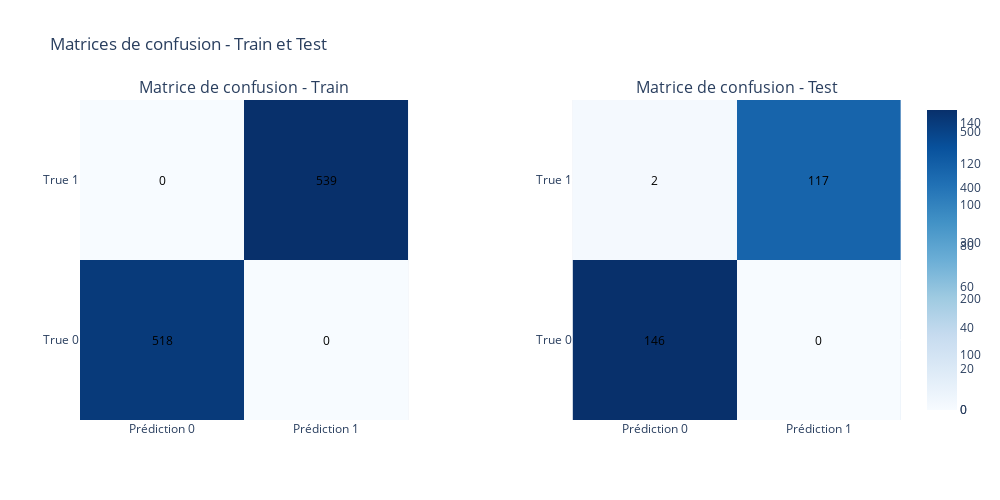
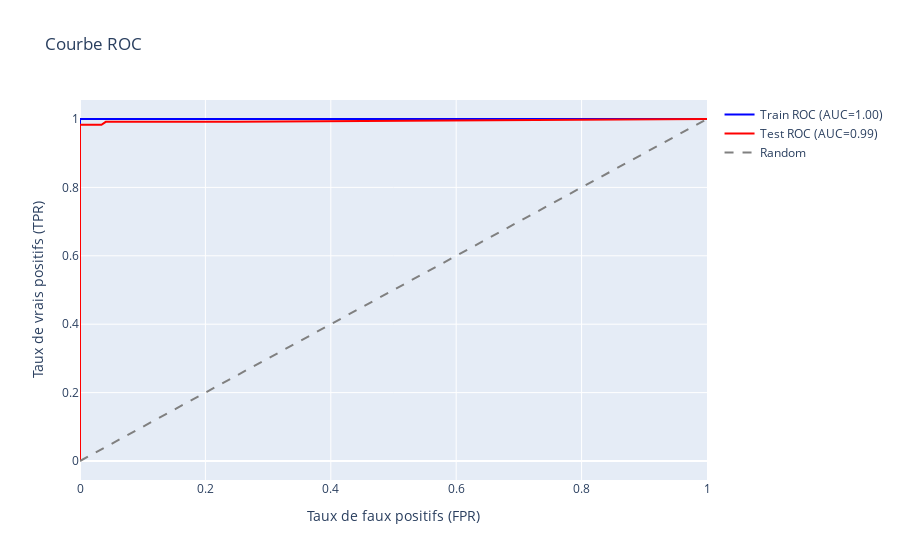

These figures' notebook cell, in order:
### Code cell
# Évaluer le modèle
display(Markdown("### Évaluation du modèle"))
evaluate_model(pipeline, X_train, y_train, X_test, y_test)

### Figure 1 — Plotly figure (JSON) as saved in the notebook; plotly's stock layout.template omitted (floating-point values rounded to 4 significant figures)
{"data": [{"colorscale": [[0, "rgb(247,251,255)"], [0.125, "rgb(222,235,247)"], [0.25, "rgb(198,219,239)"], [0.375, "rgb(158,202,225)"], [0.5, "rgb(107,174,214)"], [0.625, "rgb(66,146,198)"], [0.75, "rgb(33,113,181)"], [0.875, "rgb(8,81,156)"], [1, "rgb(8,48,107)"]], "showscale": true, "type": "heatmap", "x": ["Prédiction 0", "Prédiction 1"], "xaxis": "x", "y": ["True 0", "True 1"], "yaxis": "y", "z": [[518, 0], [0, 539]]}, {"colorscale": [[0, "rgb(247,251,255)"], [0.125, "rgb(222,235,247)"], [0.25, "rgb(198,219,239)"], [0.375, "rgb(158,202,225)"], [0.5, "rgb(107,174,214)"], [0.625, "rgb(66,146,198)"], [0.75, "rgb(33,113,181)"], [0.875, "rgb(8,81,156)"], [1, "rgb(8,48,107)"]], "showscale": true, "type": "heatmap", "x": ["Prédiction 0", "Prédiction 1"], "xaxis": "x2", "y": ["True 0", "True 1"], "yaxis": "y2", "z": [[146, 0], [2, 117]]}], "layout": {"annotations": [{"font": {"size": 16}, "showarrow": false, "text": "Matrice de confusion - Train", "x": 0.2, "xanchor": "center", "xref": "paper", "y": 1, "yanchor": "bottom", "yref": "paper"}, {"font": {"size": 16}, "showarrow": false, "text": "Matrice de confusion - Test", "x": 0.8, "xanchor": "center", "xref": "paper", "y": 1, "yanchor": "bottom", "yref": "paper"}, {"font": {"color": "black"}, "showarrow": false, "text": "518", "x": "Prédiction 0", "xref": "x", "y": "True 0", "yref": "y"}, {"font": {"color": "black"}, "showarrow": false, "text": "0", "x": "Prédiction 1", "xref": "x", "y": "True 0", "yref": "y"}, {"font": {"color": "black"}, "showarrow": false, "text": "0", "x": "Prédiction 0", "xref": "x", "y": "True 1", "yref": "y"}, {"font": {"color": "black"}, "showarrow": false, "text": "539", "x": "Prédiction 1", "xref": "x", "y": "True 1", "yref": "y"}, {"font": {"color": "black"}, "showarrow": false, "text": "146", "x": "Prédiction 0", "xref": "x2", "y": "True 0", "yref": "y2"}, {"font": {"color": "black"}, "showarrow": false, "text": "0", "x": "Prédiction 1", "xref": "x2", "y": "True 0", "yref": "y2"}, {"font": {"color": "black"}, "showarrow": false, "text": "2", "x": "Prédiction 0", "xref": "x2", "y": "True 1", "yref": "y2"}, {"font": {"color": "black"}, "showarrow": false, "text": "117", "x": "Prédiction 1", "xref": "x2", "y": "True 1", "yref": "y2"}], "height": 500, "title": {"text": "Matrices de confusion - Train et Test"}, "width": 1000, "xaxis": {"anchor": "y", "domain": [0, 0.4]}, "xaxis2": {"anchor": "y2", "domain": [0.6, 1]}, "yaxis": {"anchor": "x", "domain": [0, 1]}, "yaxis2": {"anchor": "x2", "domain": [0, 1]}}}

### Figure 2 — Plotly figure (JSON) as saved in the notebook; plotly's stock layout.template omitted (floating-point values rounded to 4 significant figures)
{"data": [{"line": {"color": "blue"}, "mode": "lines", "name": "Train ROC (AUC=1.00)", "type": "scatter", "x": [0.0, 0.0, 0.0, 0.0, 0.0, 0.0, 0.0, 0.0, 0.0, 0.0, 0.0, 0.0, 0.0, 0.0, 0.0, 0.0, 0.0, 0.003861, 0.007722, 0.01351, 0.01931, 0.02317, 0.02896, 0.03475, 0.03668, 0.04633, 0.05019, 0.05792, 0.06757, 0.07336, 0.08108, 0.11, 0.1409, 0.2124, 1.0], "y": [0.0, 0.8404, 0.8961, 0.9202, 0.9388, 0.9536, 0.9555, 0.9592, 0.9666, 0.9722, 0.9759, 0.9777, 0.9852, 0.987, 0.9926, 0.9963, 1.0, 1.0, 1.0, 1.0, 1.0, 1.0, 1.0, 1.0, 1.0, 1.0, 1.0, 1.0, 1.0, 1.0, 1.0, 1.0, 1.0, 1.0, 1.0]}, {"line": {"color": "red"}, "mode": "lines", "name": "Test ROC (AUC=0.99)", "type": "scatter", "x": [0.0, 0.0, 0.0, 0.0, 0.0, 0.0, 0.03425, 0.0411, 0.05479, 0.06164, 0.07534, 0.1027, 0.1164, 0.1438, 0.1507, 0.1849, 0.2466, 1.0], "y": [0.0, 0.7983, 0.8571, 0.9244, 0.9412, 0.9832, 0.9832, 0.9916, 0.9916, 0.9916, 0.9916, 0.9916, 0.9916, 0.9916, 0.9916, 0.9916, 0.9916, 1.0]}, {"line": {"color": "gray", "dash": "dash"}, "mode": "lines", "name": "Random", "type": "scatter", "x": [0, 1], "y": [0, 1]}], "layout": {"title": {"text": "Courbe ROC"}, "xaxis": {"title": {"text": "Taux de faux positifs (FPR)"}}, "yaxis": {"title": {"text": "Taux de vrais positifs (TPR)"}}}}
